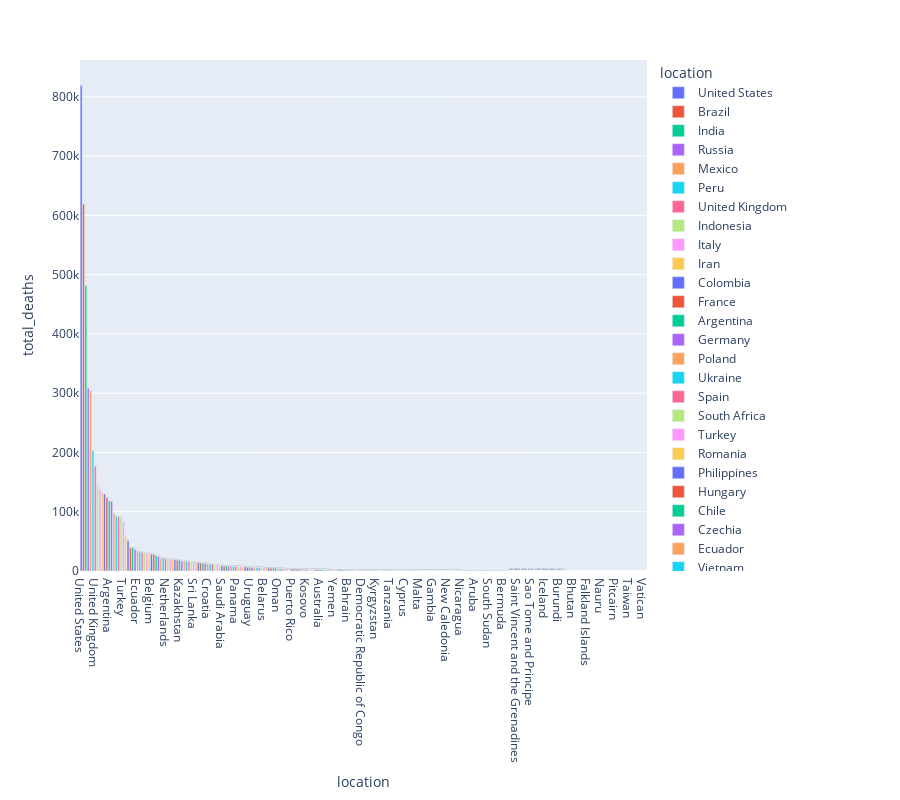

Notebook code for this chart:
### Code cell
px.bar(location_deaths,x='location',y='total_deaths',height=800,text='total_deaths',color='location')
